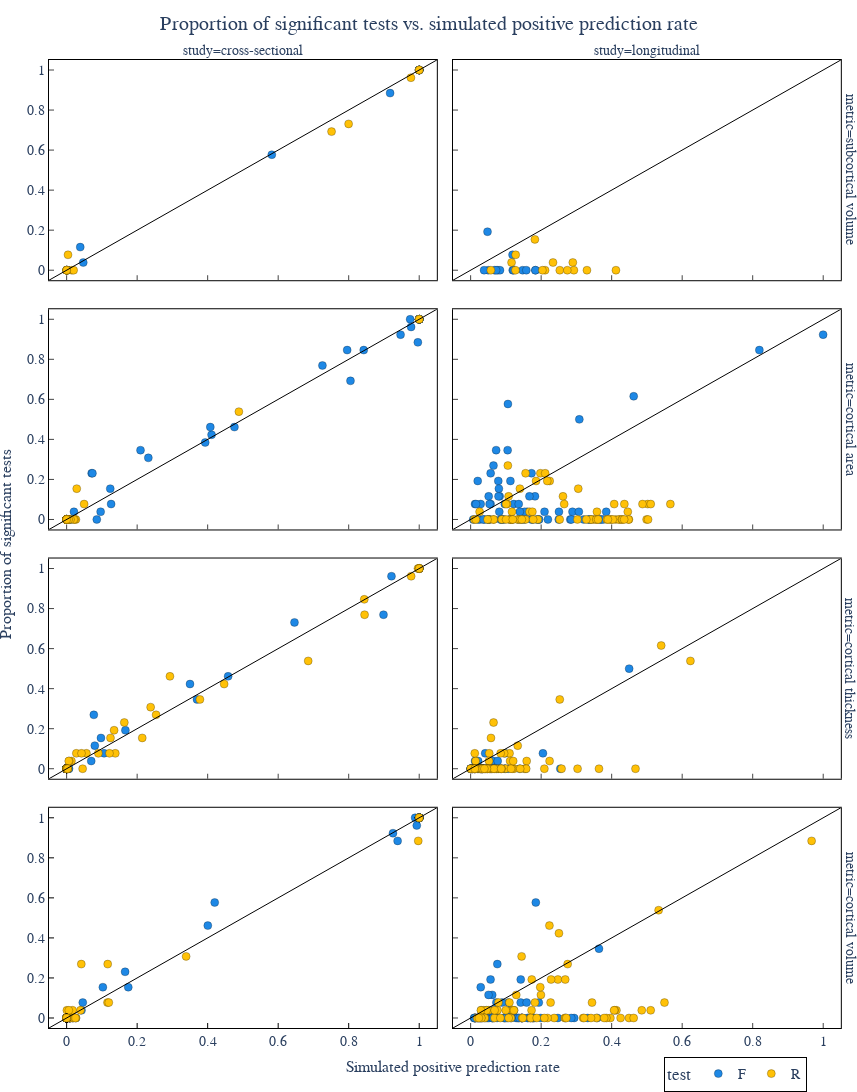

Notebook cell for this chart:
### Code cell
import plotly.graph_objects as go

colormap = {}
# Colorblind palette https://davidmathlogic.com/colorblind/#%23D81B60-%231E88E5-%23FFC107-%23004D40
colormap["T"] = "#D81B60"
colormap["F"] = "#1E88E5"
colormap["R"] = "#FFC107"

df.loc[df["test"] == "r", "test"] = "R"

fig = px.scatter(
    df[df["region"].isin(regions)],
    x="P_simulated",
    y="Fraction Significant_sampled",
    facet_col="study",
    facet_row="metric",
    color="test",
    color_discrete_map=colormap,
    height=1200,
    width=1200 / 1.4,
    hover_data=["region"],
)
fig.add_trace(
    go.Scatter(
        x=[-1, 2], y=[-1, 2], mode="lines", line=dict(color="black", width=1), showlegend=False
    ),
    row="all",
    col="all",
)
nature_style(fig, width=fig.layout.width, height=fig.layout.height)
fig.update_layout(
    title="Sampled vs Simulated PPR",
    legend=dict(yanchor="top", y=1.05, xanchor="left", x=0.9, orientation="h"),
)


# 1. Remove the titles from the individual subplot axes
fig.update_xaxes(title=None)
fig.update_yaxes(title=None)

# 1. Disable standard axis titles
fig.update_layout(
    title="Sampled vs. simulated p-value standard deviation",
    title_x=0.5,
    xaxis_title="",
    yaxis_title="",
    margin=dict(l=80, b=80),
    legend=dict(
        x=0.85,
        y=-0.03,
        orientation="h",
        xanchor="center",
        yanchor="top",
        bgcolor="rgba(255, 255, 255, 0.8)",
        bordercolor="black",
        borderwidth=1,
    ),
)
# X axis
fig.add_annotation(
    x=0.5,  # Center of the figure width
    y=-0.03,  # Position below the plot (adjust as needed)
    xref="paper",  # Use normalized coordinates (0-1)
    yref="paper",
    text="Simulated positive prediction rate",
    showarrow=False,
    font=dict(size=16),  # Match your Nature-style font
    xanchor="center",
    yanchor="top",
)
# Y axis
fig.add_annotation(
    x=-0.04,  # Position to the left of the plot (adjust as needed)
    y=0.5,  # Center of the figure height
    xref="paper",
    yref="paper",
    text="Proportion of significant tests",
    textangle=-90,  # Rotate vertical
    showarrow=False,
    font=dict(size=16),
    xanchor="right",
    yanchor="middle",
)

fig.update_layout(margin=dict(l=10, b=20, t=60, r=0))
fig.update_layout(title="Proportion of significant tests vs. simulated positive prediction rate", title_x=0.501)
